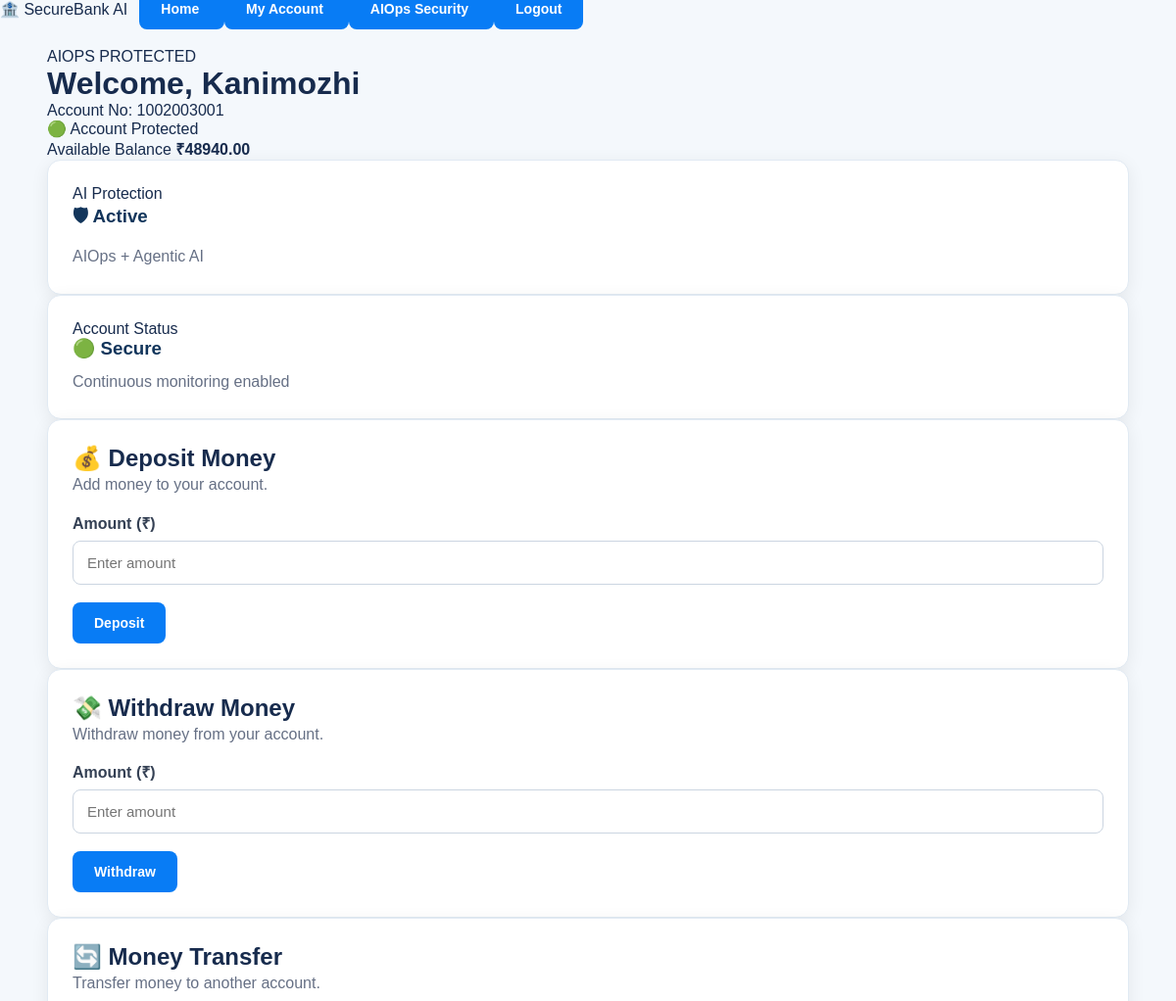
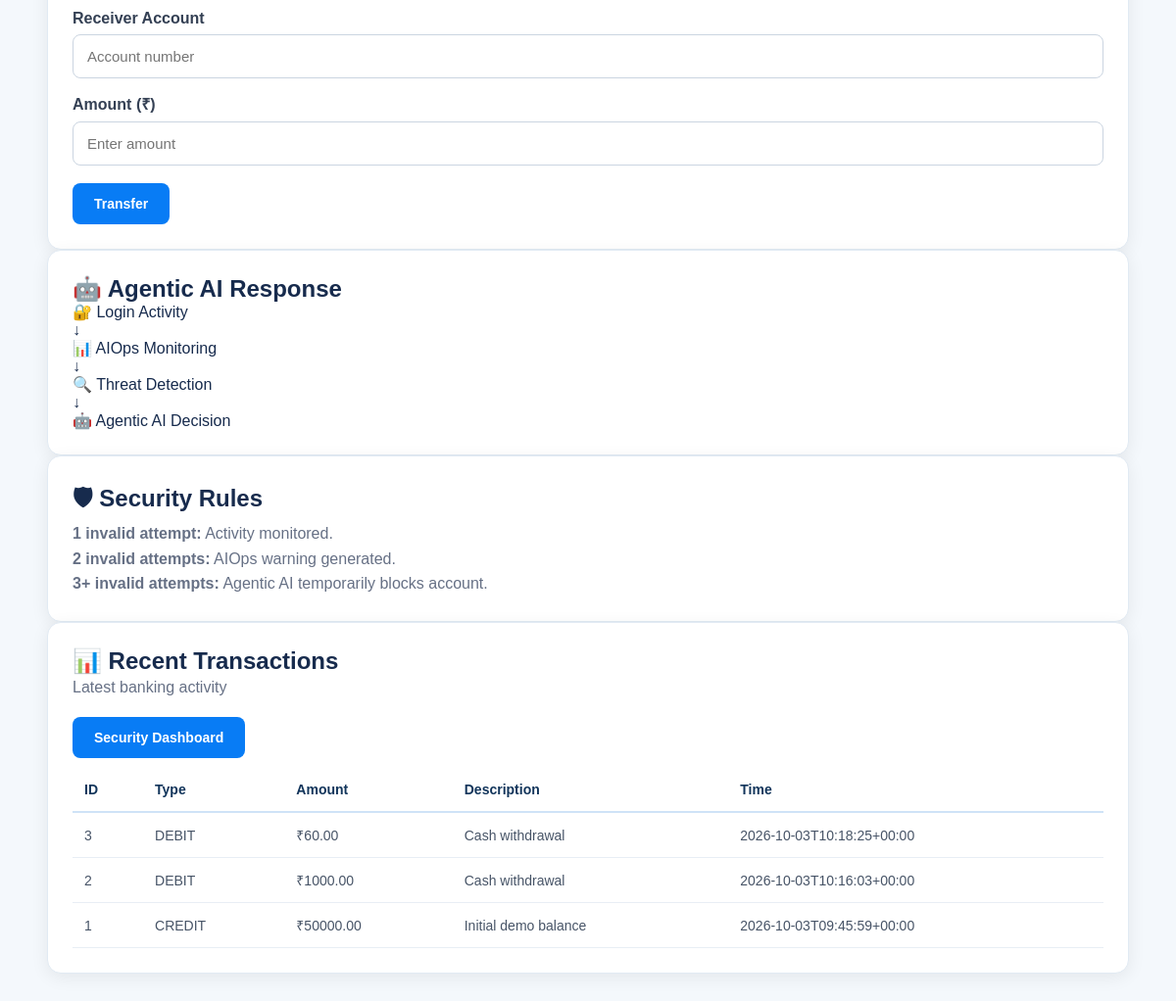
The app's page /dashboard (signed in) with its own data (2 pictures, top to bottom).
### tables this page shows
CREATE TABLE users (
        id INTEGER PRIMARY KEY AUTOINCREMENT,
        account_no TEXT UNIQUE NOT NULL,
        name TEXT NOT NULL,
        email TEXT NOT NULL,
        password_hash TEXT NOT NULL,
        balance REAL NOT NULL DEFAULT 0,
        failed_attempts INTEGER NOT NULL DEFAULT 0,
        blocked_until TEXT
    );

CREATE TABLE transactions (
        id INTEGER PRIMARY KEY AUTOINCREMENT,
        account_no TEXT NOT NULL,
        transaction_type TEXT NOT NULL,
        amount REAL NOT NULL,
        description TEXT,
        created_at TEXT NOT NULL
    );

### app.py (the view)
@app.route("/dashboard")
@login_required
def dashboard():
    account_no = session["account_no"]
    conn = get_db()
    user = conn.execute(
        """
        SELECT *
        FROM users
        WHERE account_no = ?
        """,
        (
            account_no,
        )
    ).fetchone()
    transactions = conn.execute(
        """
        SELECT *
        FROM transactions
        WHERE account_no = ?
        ORDER BY id DESC
        LIMIT 10
        """,
        (
            account_no,
        )
    ).fetchall()
    conn.close()
    return render_template(
        "dashboard.html",
        user=user,
        transactions=transactions
    )

### app.py (called while the page is built, shortened)
def get_db():
    conn = sqlite3.connect(DB)
    conn.row_factory = sqlite3.Row
    return conn

def login_required(function):
    @wraps(function)
    def wrapper(*args, **kwargs):
        return function(
            *args,
            **kwargs
        )
    return wrapper

### templates/dashboard.html (shortened to what this page needs)
{% extends "base.html" %}
{% block content %}
<div class="page-head">
    <div>
        <span class="badge">
            AIOPS PROTECTED
        </span>
        <h1>
            Welcome, {{ user["name"] }}
        </h1>
        <p>
            Account No: {{ user["account_no"] }}
        </p>
    </div>
    <div class="status-pill">
        🟢 Account Protected
    </div>
</div>
<div class="grid three">
    <div class="balance-card">
        <span>
            Available Balance
        </span>
        <strong>
            ₹{{ "%.2f"|format(user["balance"]) }}
        </strong>
    </div>
    <div class="card">
        <span>
            AI Protection
        </span>
        <h3>
            🛡 Active
        </h3>
        <p>
            AIOps + Agentic AI
        </p>
    </div>
    <div class="card">
        <span>
            Account Status
        </span>
        <h3>
            🟢 Secure
        </h3>
        <p>
            Continuous monitoring enabled
        </p>
    </div>
</div>
<div class="grid three">
    <div class="card">
        <h2>
            💰 Deposit Money
        </h2>
        <p>
            Add money to your account.
        </p>
        <form
            method="POST"
            action="{{ url_for('deposit') }}"
        >
            <label>
                Amount (₹)
            </label>
            <input
                type="number"
                name="amount"
                min="1"
                step="0.01"
                placeholder="Enter amount"
                required
            >
            <button
                class="btn"
                type="submit"
            >
                Deposit
            </button>
        </form>
    </div>
    <div class="card">
        <h2>
            💸 Withdraw Money
        </h2>
        <p>
            Withdraw money from your account.
        </p>
        <form
            method="POST"
            action="{{ url_for('withdraw') }}"
        >
            <label>
                Amount (₹)
            </label>
            <input
                type="number"
                name="amount"
                min="1"
                step="0.01"
                placeholder="Enter amount"
                required
            >
            <button
                class="btn"
                type="submit"
            >
                Withdraw
            </button>
        </form>
    </div>
    <div class="card">
        <h2>
            🔄 Money Transfer
        </h2>
        <p>
            Transfer money to another account.
        </p>
        <form
            method="POST"
            action="{{ url_for('transfer') }}"
        >
            <label>
                Receiver Account
            </label>
            <input
                type="text"
                name="receiver_account"
                placeholder="Account number"
                required
            >
            <label>
                Amount (₹)
            </label>
            <input
                type="number"
                name="amount"
                min="1"
                step="0.01"
                placeholder="Enter amount"
                required
            >
            <button
                class="btn"
                type="submit"
            >
                Transfer
            </button>
        </form>
    </div>
</div>
<div class="grid two">
    <div class="card">
        <h2>
            🤖 Agentic AI Response
        </h2>
        <div class="security-flow">
            <div>
                🔐 Login Activity
            </div>
            <div>
                ↓
            </div>
            <div>
                📊 AIOps Monitoring
            </div>
            <div>
                ↓
            </div>
            <div>
                🔍 Threat Detection
            </div>
            <div>
                ↓
            </div>
            <div>
                🤖 Agentic AI Decision
            </div>
        </div>
    </div>
    <div class="card">
        <h2>
            🛡 Security Rules
        </h2>
        <p>
            <b>1 invalid attempt:</b>
            Activity monitored.
        </p>
        <p>
            <b>2 invalid attempts:</b>
            AIOps warning generated.
        </p>
        <p>
            <b>3+ invalid attempts:</b>
            Agentic AI temporarily blocks account.
        </p>
    </div>
</div>
<div class="card">
    <div class="page-head">
        <div>
            <h2>
                📊 Recent Transactions
            </h2>
            <p>
                Latest banking activity
            </p>
        </div>
        <a
            class="btn"
            href="{{ url_for('security') }}"
        >
            Security Dashboard
        </a>
    </div>
    <div style="overflow-x:auto;">
        <table>
            <tr>
                <th>ID</th>
                <th>Type</th>
                <th>Amount</th>
                <th>Description</th>
                <th>Time</th>
            </tr>
            {% for t in transactions %}
            <tr>
                <td>
                    {{ t["id"] }}
                </td>
                <td>
                    <span
                        class="tag {{ t['transaction_type']|lower }}"
                    >
                        {{ t["transaction_type"] }}
                    </span>
                </td>
                <td>
                    ₹{{ "%.2f"|format(t["amount"]) }}
                </td>
                <td>
                    {{ t["description"] }}
                </td>
                <td>
                    {{ t["created_at"] }}
                </td>
            </tr>
            {% else %}
            <tr>
                <td colspan="5">
                    No transactions yet.
                </td>
            </tr>
            {% endfor %}
        </table>
    </div>
</div>
{% endblock %}

### static/style.css (style rules this page uses)
* { margin: 0; padding: 0; box-sizing: border-box; }
body { font-family: Arial, Helvetica, sans-serif; background: #f4f8fc; color: #172b4d; min-height: 100vh; }
.card { background: white; padding: 25px; border-radius: 14px; box-shadow: 0 4px 18px rgba(0, 0, 0, 0.07); border: 1px solid #e1eaf3; }
.card h3 { color: #12355b; margin-bottom: 10px; }
.card p { color: #667085; line-height: 1.6; }
label { display: block; font-weight: bold; color: #344054; margin-bottom: 7px; margin-top: 15px; }
input, select { width: 100%; padding: 13px 14px; border: 1px solid #cbd5e1; border-radius: 8px; font-size: 15px; outline: none; background: #fff; }
button, .btn { display: inline-block; border: none; background: #087cf5; color: white; padding: 13px 22px; border-radius: 8px; cursor: pointer; font-size: 14px; font-weight: bold; text-decoration: none; margin-top: 18px; transition: 0.2s; }
table { width: 100%; border-collapse: collapse; margin-top: 10px; }
th { color: #12355b; font-size: 14px; text-align: left; padding: 14px 12px; border-bottom: 2px solid #cfe3f7; }
td { padding: 13px 12px; border-bottom: 1px solid #e8eef5; color: #475467; font-size: 14px; }

### records on screen
users: name "Kanimozhi", account_no "1002003001", balance "48940.00"
transactions: id "3", transaction_type "DEBIT", amount "60.00", description "Cash withdrawal", created_at "2026-10-03T10:18:25+00:00"
transactions: id "2", transaction_type "DEBIT", amount "1000.00", description "Cash withdrawal", created_at "2026-10-03T10:16:03+00:00"
transactions: id "1", transaction_type "CREDIT", amount "50000.00", description "Initial demo balance", created_at "2026-10-03T09:45:59+00:00"
